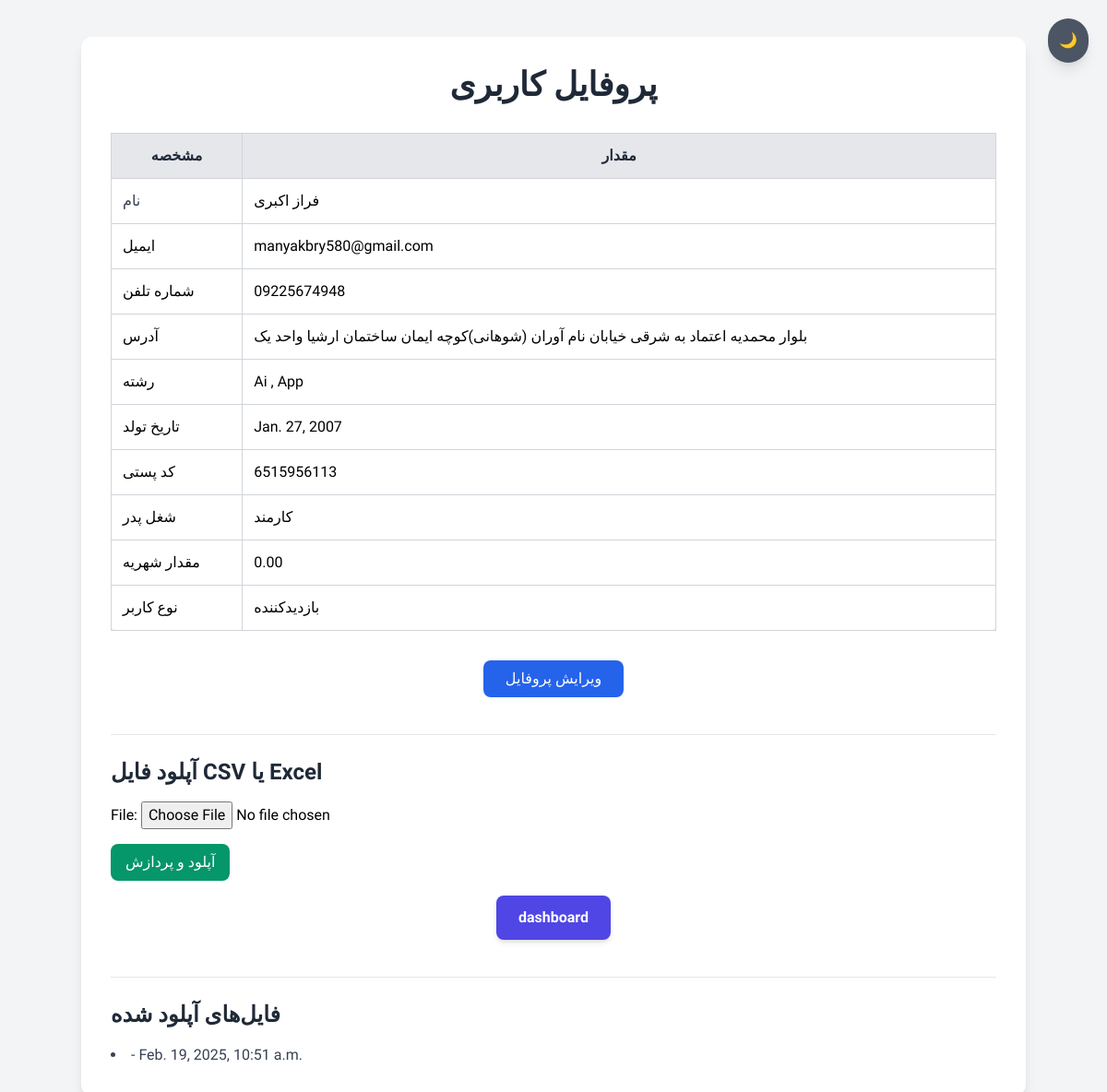
Page /accounts/profile/ (signed in) on the earlier database version.
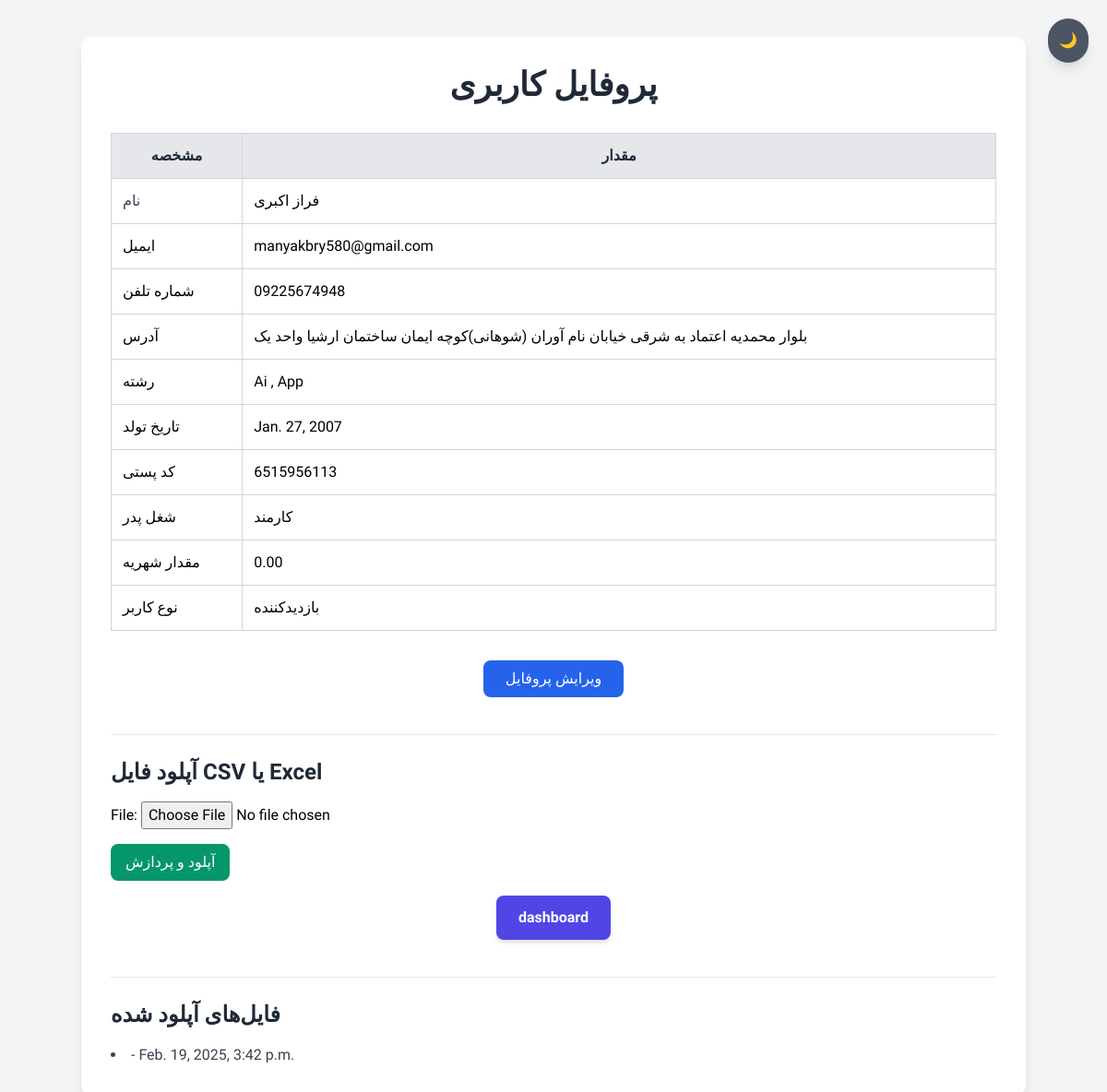
Same page on the later database version.
### account/models.py (models this page shows, shortened)
class CustomUser(AbstractUser):
    USER_TYPE_CHOICES = [
        ('visitor', 'بازدیدکننده'),
        ('admin', 'ادمین'),
        ('flight_student', 'دانشجوی پرواز'),
        ('beginner_student', 'دانشجو آغاز'),
    ]
    first_name = models.CharField(max_length=50, blank=True, null=True)
    last_name = models.CharField(max_length=50, blank=True, null=True)
    phone_number = models.CharField(max_length=15, blank=True, null=True)
    address = models.TextField(blank=True, null=True)
    major = models.CharField(max_length=100, blank=True, null=True)
    birth_date = models.DateField(blank=True, null=True)
    email = models.EmailField(unique=True, blank=True, null=True)
    postal_code = models.CharField(max_length=10, blank=True, null=True)
    father_job = models.CharField(max_length=100, blank=True, null=True)
    tuition_fee = models.DecimalField(max_digits=10, decimal_places=2, blank=True, null=True)
    user_type = models.CharField(max_length=20, choices=USER_TYPE_CHOICES, default='visitor')
    otp_code = models.CharField(max_length=6, blank=True, null=True)
    national_code = models.CharField(
        max_length=10, unique=True, verbose_name="کد ملی", null=True,
    )  # کد ملی اضافه شد

class UploadedFile(models.Model):
    file = models.FileField(upload_to="uploads/")
    uploaded_at = models.DateTimeField(auto_now_add=True)
    extracted_text = models.TextField(blank=True, null=True)  # متن استخراج‌شده
    students = models.ManyToManyField(Student, related_name="uploaded_files", blank=True)

### account/views.py (the view, shortened to what this page needs)
# urls.py: path("profile/", profile_view, name="profile"),
@login_required
def profile_view(request):
    files = UploadedFile.objects.all()
    form = FileUploadForm()
    return render(
        request,
        "account/profile.html",
        {"user": request.user, "files": files, "form": form}
    )

### account/forms.py
class FileUploadForm(forms.ModelForm):
    class Meta:
        model = UploadedFile
        fields = ['file']

### templates/account/profile.html (shortened to what this page needs)
{% extends 'base/base.html' %}
{% load static %}
{% block link %}
    <link href="https://cdn.jsdelivr.net/npm/tailwindcss@2.2.19/dist/tailwind.min.css" rel="stylesheet">
{% endblock %}
{% block body %}
    <div class="min-h-screen bg-gray-100 dark:bg-gray-900 py-10">
        <div class="max-w-5xl mx-auto bg-white dark:bg-gray-800 shadow-lg rounded-xl p-8">
            <h2 class="text-4xl font-bold text-gray-800 dark:text-white text-center mb-8">پروفایل کاربری</h2>
            <div class="overflow-x-auto">
                <table class="w-full border border-gray-300 rounded-lg shadow-md">
                    <thead>
                        <tr class="bg-gray-200 dark:bg-gray-700">
                            <th class="border border-gray-300 p-3 text-gray-800 dark:text-white">مشخصه</th>
                            <th class="border border-gray-300 p-3 text-gray-800 dark:text-white">مقدار</th>
                        </tr>
                    </thead>
                    <tbody>
                        <tr>
                            <td class="border border-gray-300 p-3 text-gray-700 dark:text-gray-300">نام</td>
                            <td class="border border-gray-300 p-3">{{ user.first_name }} {{ user.last_name }}</td>
                        </tr>
                        <tr>
                            <td class="border border-gray-300 p-3">ایمیل</td>
                            <td class="border border-gray-300 p-3">{{ user.email }}</td>
                        </tr>
                        <tr>
                            <td class="border border-gray-300 p-3">شماره تلفن</td>
                            <td class="border border-gray-300 p-3">{{ user.phone_number }}</td>
                        </tr>
                        <tr>
                            <td class="border border-gray-300 p-3">آدرس</td>
                            <td class="border border-gray-300 p-3">{{ user.address }}</td>
                        </tr>
                        <tr>
                            <td class="border border-gray-300 p-3">رشته</td>
                            <td class="border border-gray-300 p-3">{{ user.major }}</td>
                        </tr>
                        <tr>
                            <td class="border border-gray-300 p-3">تاریخ تولد</td>
                            <td class="border border-gray-300 p-3">{{ user.birth_date }}</td>
                        </tr>
                        <tr>
                            <td class="border border-gray-300 p-3">کد پستی</td>
                            <td class="border border-gray-300 p-3">{{ user.postal_code }}</td>
                        </tr>
                        <tr>
                            <td class="border border-gray-300 p-3">شغل پدر</td>
                            <td class="border border-gray-300 p-3">{{ user.father_job }}</td>
                        </tr>
                        <tr>
                            <td class="border border-gray-300 p-3">مقدار شهریه</td>
                            <td class="border border-gray-300 p-3">{{ user.tuition_fee }}</td>
                        </tr>
                        <tr>
                            <td class="border border-gray-300 p-3">نوع کاربر</td>
                            <td class="border border-gray-300 p-3">{{ user.get_user_type_display }}</td>
                        </tr>
                    </tbody>
                </table>
            </div>
            <div class="text-center mt-8">
                <a href="{% url 'edit_profile' %}"
                   class="inline-block bg-blue-600 text-white px-6 py-2 rounded-lg hover:bg-blue-700 transition">ویرایش
                    پروفایل</a>
            </div>
            {% if user.is_superuser %}
                <div class="mt-10 border-t pt-6">
                    <h3 class="text-2xl font-semibold text-gray-800 dark:text-white mb-4">آپلود فایل CSV یا Excel</h3>
                    <form method="post" enctype="multipart/form-data" class="space-y-4">
                        {{ form.as_p }}
                        <button type="submit"
                                class="bg-green-600 text-white px-4 py-2 rounded-lg hover:bg-green-700 transition">آپلود و پردازش
                        </button>
<div class="mt-6 text-center">
    <a href="{% url 'admin_dashboard' %}"
       class="inline-block bg-indigo-600 text-white font-semibold py-3 px-6 rounded-lg shadow-md
              hover:bg-indigo-700 transition duration-300 ease-in-out">
        dashboard
    </a>
</div>
                    </form>
                    {% if files %}
                        <div class="mt-10 border-t pt-6">
                            <h3 class="text-2xl font-semibold text-gray-800 dark:text-white mb-4">فایل‌های آپلود شده</h3>
                            <ul class="list-disc list-inside text-gray-700 dark:text-gray-300">
                                {% for file in files %}
                                    <li>
                                        - {{ file.uploaded_at }}
                                    </li>
                                {% endfor %}
                            </ul>
                        </div>
                    {% endif %}
                </div>
            {% endif %}
        </div>
    </div>
    <button class="bg-gray-600 text-white rounded-full p-3 fixed top-5 right-5 shadow-lg hover:bg-gray-700"
            onclick="toggleDarkMode()">🌙</button>
{% endblock %}

### templates/base/base.html (shortened to what this page needs)
<!DOCTYPE html>
<html lang="en">
<head>
    {% load static %}
    {% block link %}
    {% endblock %}
</head>
<body>
{% block body %}
{% endblock %}
</body>
</html>

### templates/account/profile.html (style rules this page uses)
body { font-family: 'Vazir', sans-serif; }

Differences in the rows shown:
removed UploadedFile: uploaded_at "Feb. 19, 2025, 10:51 a.m."
added UploadedFile: uploaded_at "Feb. 19, 2025, 3:42 p.m."
